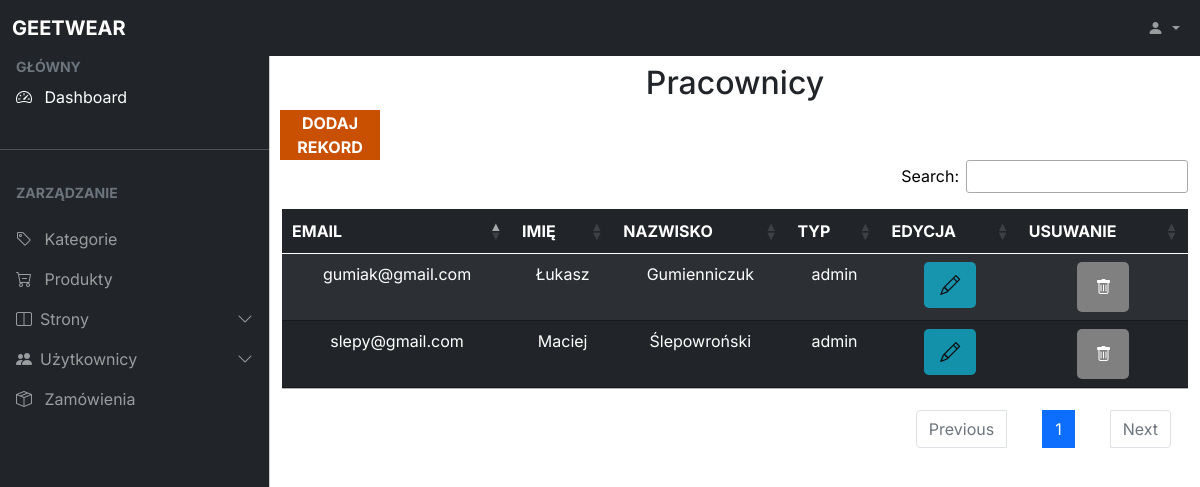
The app's page /adminPanel/users/employeesManagement.php (signed in) with its own data.
### tables this page shows
CREATE TABLE `users` (
  `id_user` int(11) NOT NULL,
  `firstname` varchar(30) NOT NULL,
  `surname` varchar(50) NOT NULL,
  `city` varchar(30) NOT NULL,
  `street` varchar(40) NOT NULL,
  `ZIP` varchar(20) NOT NULL,
  `house_number` int(11) NOT NULL,
  `apartment_number` int(11) DEFAULT NULL,
  `email` varchar(60) NOT NULL,
  `password` varchar(255) NOT NULL,
  `type` varchar(20) NOT NULL
);

### adminPanel/users/employeesManagement.php (the view, shortened to what this page needs)
<!DOCTYPE html>
<html lang="en">
  <head>
    <link rel="stylesheet" href="../../css_bootstrap/bootstrap.min.css" />
    <link
      rel="stylesheet"
      href="https://cdn.jsdelivr.net/npm/bootstrap-icons@1.4.1/font/bootstrap-icons.css"
    />
    <link rel="stylesheet" href="../../css_bootstrap/dataTables.bootstrap5.min.css" />
    <link rel="stylesheet" href="../../css_bootstrap/style.css" />
    <link rel="stylesheet" href="//cdn.datatables.net/1.11.3/css/jquery.dataTables.min.css"/>
  </head>
  <body>
  <nav class="navbar navbar-expand-lg navbar-dark bg-dark fixed-top">
      <div class="container-fluid">
        <a
          class="navbar-brand me-auto ms-lg-0 ms-3 text-uppercase fw-bold"
          href="#"
          >GEETWEAR</a
        >
        <div class="collapse navbar-collapse" id="topNavBar">
          <ul class="navbar-nav">
            <li class="nav-item dropdown">
              <a
                class="nav-link dropdown-toggle ms-2"
                href="#"
                role="button"
                data-bs-toggle="dropdown"
                aria-expanded="false"
              >
                <i class="bi bi-person-fill"></i>
              </a>
            </li>
          </ul>
        </div>
      </div>
    </nav>
    <div
      class="offcanvas offcanvas-start sidebar-nav bg-dark"
      tabindex="-1"
      id="sidebar"
    >
      <div class="offcanvas-body p-0">
        <nav class="navbar-dark">
          <ul class="navbar-nav">
            <li>
              <div class="text-muted small fw-bold text-uppercase px-3">
                GŁÓWNY
              </div>
            </li>
            <li>
              <a href="../DashBoard.php" class="dashboard nav-link px-3 active">
                <span class="me-2"><i class="bi bi-speedometer2"></i></span>
                <span>Dashboard</span>
              </a>
            </li>
            <li class="my-4"><hr class="dropdown-divider bg-light" /></li>
            <li>
              <div class="text-muted small fw-bold text-uppercase px-3 mb-3">
                ZARZĄDZANIE
              </div>
            </li>
              <a href="../categories/categoriesManagement.php" class="categories nav-link px-3">
                <span class="me-2"><i class="bi bi-tag"></i></span>
                <span>Kategorie</span>
              </a>
              <a href="../products/productsManagement.php" class="orders nav-link px-3">
                <span class="me-2"><i class="bi bi-cart-dash"></i></span>
                <span>Produkty</span>
              </a>
              <li>
              <a
                class="nav-link px-3 sidebar-link"
                data-bs-toggle="collapse"
                href="#layouts">
                <span class="me-2"><i class="bi bi-layout-split"></i></span>
                <span>Strony</span>
                <span class="ms-auto">
                  <span class="right-icon">
                    <i class="bi bi-chevron-down"></i>
                  </span>
                </span>
              </a>
            </li>
            <li>
            <li>
              <a
                class="nav-link px-3 sidebar-link"
                data-bs-toggle="collapse"
                href="#layouts2">
                <span class="me-2"><i class="bi bi-people-fill"></i></span>
                <span>Użytkownicy</span>
                <span class="ms-auto">
                  <span class="right-icon">
                    <i class="bi bi-chevron-down"></i>
                  </span>
                </span>
              </a>
            </li>
              <a href="../orders/ordersManagement.php" class="orders nav-link px-3">
                <span class="me-2"><i class="bi bi-box-seam"></i></span>
                <span>Zamówienia</span>
              </a>
            </li>
          </ul>
        </nav>
      </div>
    </div>
    <main class="mt-5 pt-3">
      <div class="container-fluid">
        <div id='content'class="row">
        <div class='col-12'>
    <h2>Pracownicy</h2>
</div>
<button class="add-btn" data-toggle="modal" data-target="#addMyModal"  class='edit_record' data-toggle="modal" data-target="mymodal" >DODAJ REKORD</button>
<table id="MyTable" class="table table-striped table-dark">
    <thead class="table-head">
        <tr>
        <th scope="col">EMAIL</th>
        <th scope="col">IMIĘ</th>
        <th scope="col">NAZWISKO</th>
        <th scope="col">TYP</th>
        <th scope="col">EDYCJA</th>
        <th scope="col">USUWANIE</th>
        </tr>
    </thead>
    <tbody class="table-body">
<?php
include("../../php/load_database.php");
$get_users = $pdo->query("SELECT * FROM users where type in ('worker','admin')");
foreach($get_users as $row_users)
{
    echo "<tr>";
    echo "<td>".$row_users['email']."</td>";
    echo "<td>".$row_users['firstname']."</td>";
    echo "<td>".$row_users['surname']."</td>";
    echo "<td>".$row_users['type']."</td>";
    ?>
    <td>
      <?php
      if($row_users['type']=='admin'){
      ?>
      <button name='edit_send' class="edit_data btn btn-info btn-lg" data-toggle="modal" data-target="#myModal" disabled class='edit_record' data-toggle="modal" data-target="mymodal"id="<?=$row_users['id_user']?>" value="<?=$row_users['id_user']?>"><i class="bi bi-pencil"></i></button>
    <?php
      }else{
        ?>
        <button name='edit_send' class="edit_data btn btn-info btn-lg" data-toggle="modal" data-target="#myModal"  class='edit_record' data-toggle="modal" data-target="mymodal"id="<?=$row_users['id_user']?>" value="<?=$row_users['id_user']?>"><i class="bi bi-pencil"></i></button>
        <?php
      }
    ?>
    </td>
    <form method="POST" onsubmit="return confirm('Czy na pewno chcesz usunąć ten rekord?');">
    <?php if($row_users['type']=="admin")
    {
        ?>
            <td><button type='submit' name='delete_send' class='delete_record' value="<?=$row_users['id_user']?>" disabled><i class="bi bi-trash"></i></button>
        <?php
    }
    else{
        ?>
            <td><button type='submit' name='delete_send' class='delete_record'value="<?=$row_users['id_user']?>"><i class="bi bi-trash"></i></button></td>
        <?php
    }
    ?>
    </form>
    <?php
    echo "</tr>";
}
?>
</tbody>
</table>
    </main>
  </body>
</html>

### records on screen
users: email "slepy@gmail.com", firstname "Maciej", surname "Ślepowroński", type "admin", $row_users['id_user'] 1 (drawn)
users: email "gumiak@gmail.com", firstname "Łukasz", surname "Gumienniczuk", type "admin", $row_users['id_user'] 2 (drawn)
